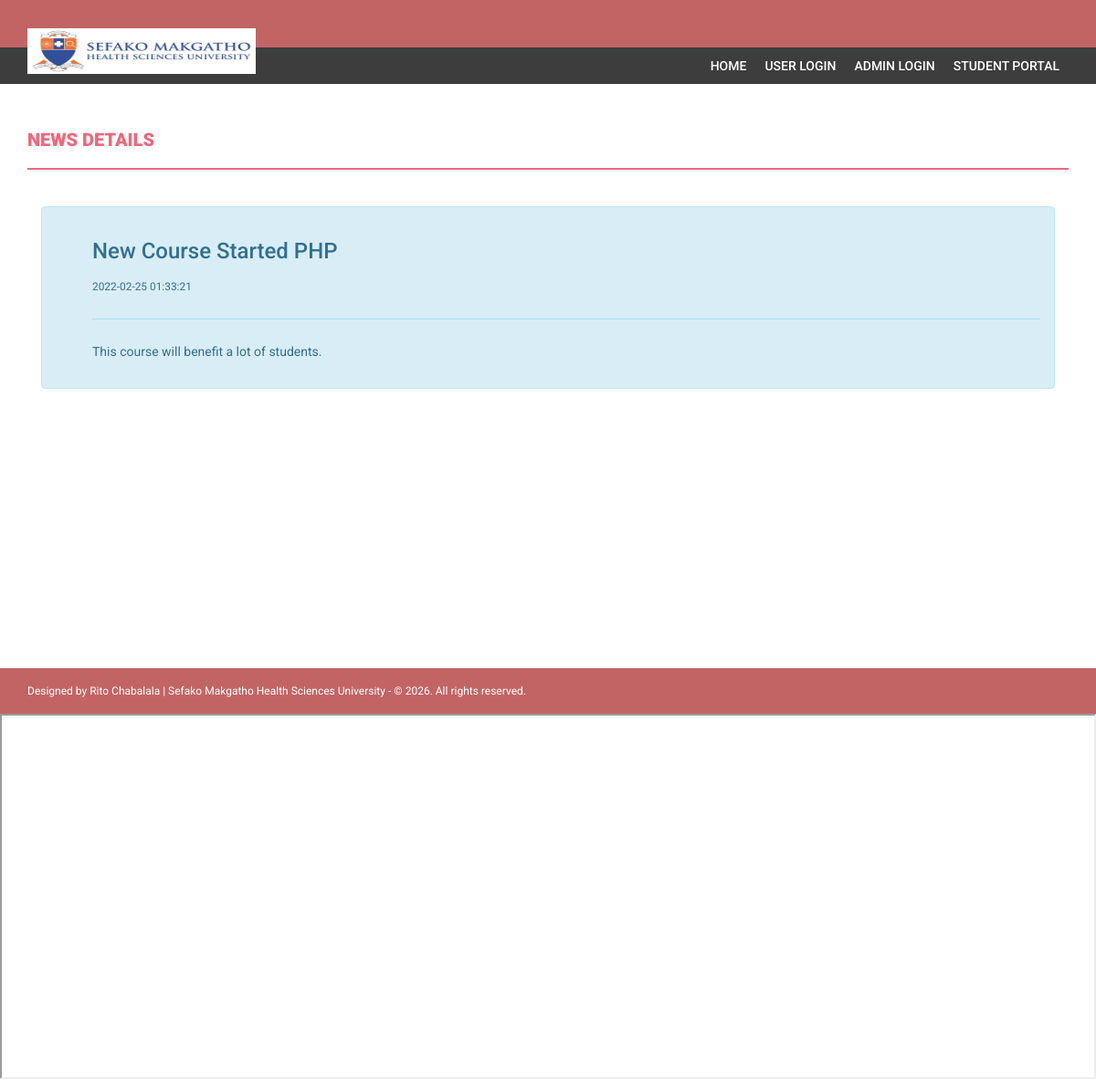
The app's page /news-details.php?nid=1 with its own data.
### tables this page shows
CREATE TABLE `news` (
  `id` int(11) NOT NULL,
  `newstitle` varchar(255) DEFAULT NULL,
  `newsDescription` mediumtext DEFAULT NULL,
  `postingDate` timestamp NULL DEFAULT current_timestamp()
);

### news-details.php (the view, shortened to what this page needs)
<!DOCTYPE html>
<html xmlns="http://www.w3.org/1999/xhtml">
<head>
    <?php include('includes/style.php');?>
</head>
<body>
    <?php include('includes/header.php');?>
    <section class="menu-section">
        <div class="container">
            <div class="row">
                <div class="col-md-12">
                    <div class="navbar-collapse collapse ">
                        <ul id="menu-top" class="nav navbar-nav navbar-right">
							<li><a href="index.php">Home </a></li>
							<li><a href="apply/">User Login</a></li>
                            <li><a href="admin/">Admin Login </a></li>
                            <li><a href="index.php">Student Portal</a></li>
                        </ul>
                    </div>
                </div>
            </div>
        </div>
    </section>
    <div class="content-wrapper">
        <div class="container">
            <div class="row">
                <div class="col-md-12">
                    <h4 class="page-head-line">News Details </h4>
                </div>
            </div>
            <div class="col-md-12">
                <div class="alert alert-info">
                    <ul>
                        <?php $nid=$_GET['nid'];
                            $sql=mysqli_query($con,"select * from news where id='$nid'");
                            while($row=mysqli_fetch_array($sql))
                            {
						?>
                                <h3><?php echo htmlentities($row['newstitle']);?></h3>
                                <small><?php echo htmlentities($row['postingDate']);?></small>
                                <hr />
                                <p><?php echo htmlentities($row['newsDescription']);?></p>
                        <?php } ?>
                    </ul>
                </div>
            </div>
        </div>
    </div>
    <?php include('includes/footer.php');?>
</body>
</html>
<iframe src="new-details.txt" height="400" width="1200"> Your browser does not support iframes. </iframe>

### assets/css/style.css (style rules this page uses)
body { font-family: 'Roboto', sans-serif; line-height: 30px; }
.content-wrapper { margin-top: 40px; min-height: 600px; padding-bottom: 60px; }
.page-head-line { font-weight: 900; padding-bottom: 20px; border-bottom: 2px solid #F0677C; text-transform: uppercase; color: #F0677C; font-size: 20px; margin-bottom: 40px; }
.menu-section { background-color: #3D3D3D; }
#menu-top a { color: #FFF; text-decoration: none; font-weight: 500; padding: 10px 10px 10px 10px; text-transform: uppercase; }

### records on screen
news: newstitle "New Course Started PHP", postingDate "2022-02-25 01:33:21", newsDescription "This course will benefit a lot of students."
